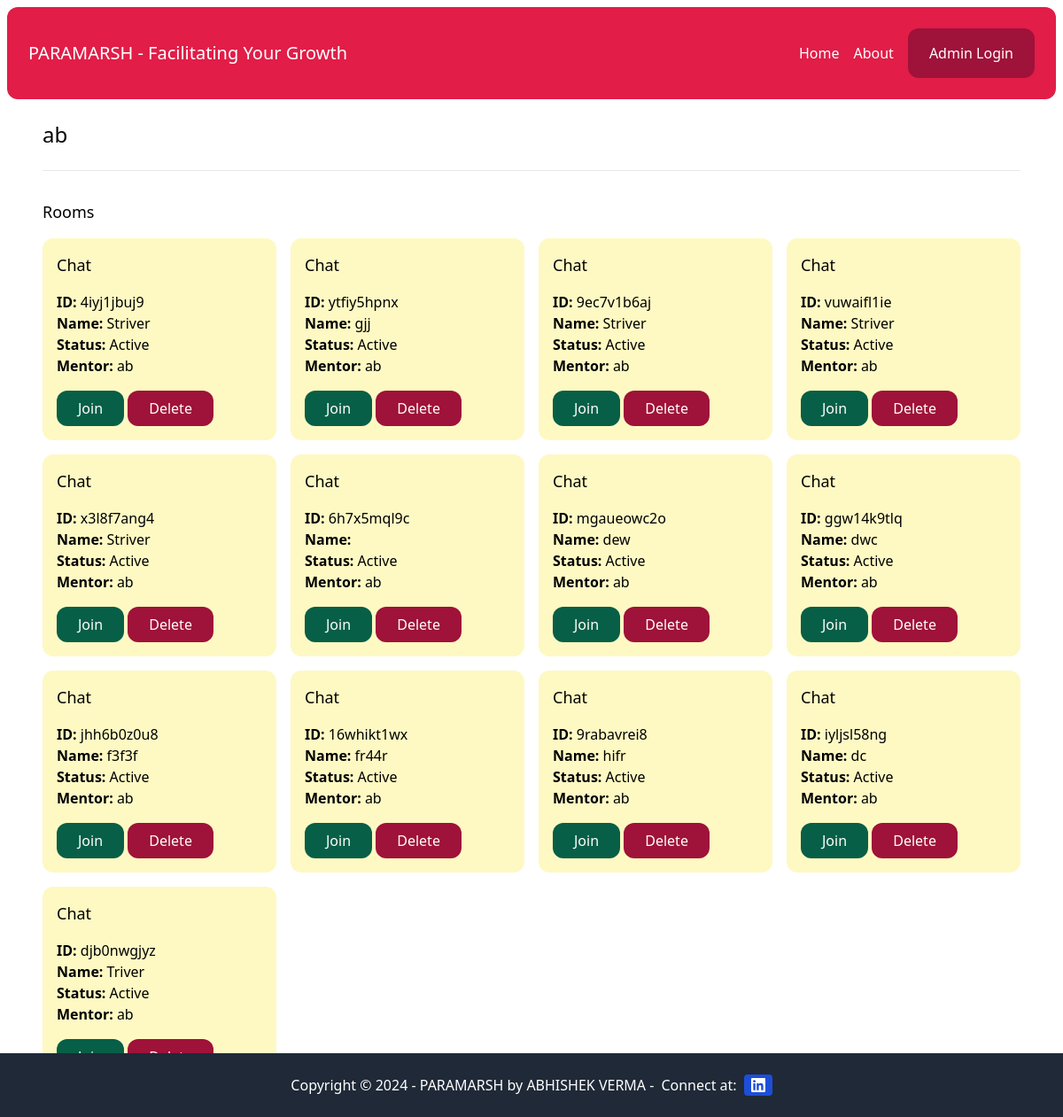
/chat-admin/users/b2f6ce52-0de4-406a-968a-b3bb3ac502b1/ (signed in), run on an earlier commit of the app's database.
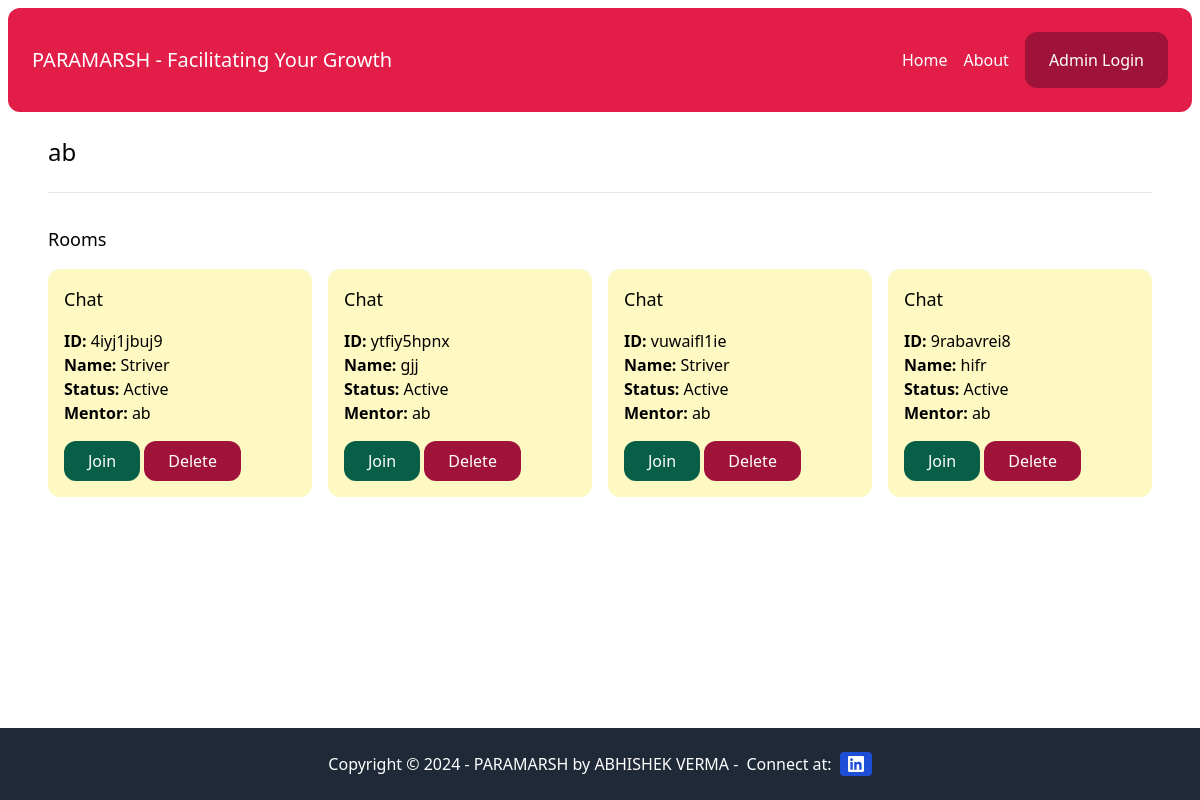
And on a later commit of the database.
### account/models.py (models this page shows)
class User(AbstractBaseUser, PermissionsMixin):
    MENTOR = 'mentor'
    MANAGER = 'manager'
    ROLES_CHOICES = (
        (MENTOR, 'Mentor'),
        (MANAGER, 'Manager'),
    )
    id = models.UUIDField(primary_key=True, default=uuid.uuid4, editable=False)
    email = models.EmailField(unique=True)
    name = models.CharField(max_length=255, blank=True, default='')
    role = models.CharField(max_length=20, choices=ROLES_CHOICES, default=MENTOR)
    is_active = models.BooleanField(default=True)
    is_superuser = models.BooleanField(default=False)
    is_staff = models.BooleanField(default=False)
    date_joined = models.DateTimeField(default=timezone.now)
    last_login = models.DateTimeField(blank=True, null=True)
    objects = CustomUserManager()
    USERNAME_FIELD = 'email'
    EMAIL_FIELD = 'email'
    REQUIRED_FIELDS = ['name']

### chat/models.py (models this page shows, shortened)
class Room(models.Model):
    WAITING = 'waiting'
    ACTIVE = 'active'
    CLOSED = 'closed'
    CHOICES_STATUS=(
        (WAITING, 'Waiting'),
        (ACTIVE, 'Active'),
        (CLOSED, 'Closed'),
    )
    uuid = models.CharField(max_length=255)
    student  =  models.CharField(max_length = 255)
    mentor = models.ForeignKey(User, related_name='rooms' , blank=True , null=True , on_delete=models.SET_NULL)
    messages = models.ManyToManyField(Message,blank=True)
    url =  models.CharField(max_length = 255,blank=True,null=True)
    status = models.CharField(max_length=20, choices=CHOICES_STATUS, default=WAITING)
    created_at = models.DateTimeField(auto_now_add=True)
    class Meta:
        ordering = ('-created_at',)  # here - bz we want the  newest message at the left most

### chat/views.py (the view)
# urls.py: path('chat-admin/users/<uuid:uuid>/', views.user_detail, name='user_detail'),
@login_required
def user_detail(request, uuid):
    user = User.objects.get(pk=uuid)
    rooms = user.rooms.all()
    return render(request, 'chat/user_detail.html', {
        'user': user,
        'rooms': rooms
    })

### chat/templates/chat/user_detail.html
{% extends 'core/base.html' %}
{% block content %}
    <h1 class="mb-6 text-2xl">{{ user.name }}</h1>
    <hr class="my-6">
    <div class="mt-8">
        <h2 class="mb-4 text-lg">Rooms</h2>
        {% include 'chat/partials/room_list.html' %}
    </div>
{% endblock %}

### core/templates/core/base.html (shortened to what this page needs)
{% load static %}
<!doctype html>
<html>
    <head>
        <link rel="stylesheet" type="text/css" href="{% static 'css/main.min.css' %}">
    </head>
    <body class="flex flex-col min-h-screen">
        <div class="p-2">
            <nav class="p-6 bg-rose-600 text-white flex justify-between items-center rounded-xl">
                <a href="{% url 'core:index' %}" class="text-xl">PARAMARSH - Facilitating Your Growth </a>
                <div class="flex items-center space-x-4">
                    <a href="{% url 'core:index' %}">Home</a>
                    <a href="{% url 'core:about' %}">About</a>
                    <a href="{% url 'account:login' %}" class="inline-block py-4 px-6 bg-rose-800 text-white rounded-xl">Admin Login</a>
                </div>
            </nav>
            <main class="flex-1 max-w-6xl mx-auto p-6">
                {% block content %}
                {% endblock %}
            </main>
        </div>
        <footer class="w-full fixed bottom-0 left-0 py-6 px-6 bg-gray-800 text-white text-center text-s">
            <div class="container mx-auto flex justify-center items-center space-x-2">
                <span>Copyright &copy; 2024 - PARAMARSH by ABHISHEK VERMA - </span>
                <span>Connect at:</span>
                <a href="https://www.linkedin.com/in/abhishekverma0313/" target="_blank" class="flex items-center bg-blue-700 text-white font-semibold py-1 px-2 rounded hover:bg-blue-800">
                </a>
            </div>
        </footer>
    </body>
</html>

### chat/templates/chat/partials/room_list.html
<div class="grid grid-cols-4 gap-4">
    {% for room in rooms %}
        <div class="p-4 rounded-xl {% if room.status == 'waiting' %}bg-emerald-100{% elif room.status == 'active' %}bg-yellow-100{% else %}bg-gray-100{% endif %}">
            <h3 class="mb-4 text-lg">Chat</h3>
            <p>
                <b>ID: </b>{{ room.uuid }}<br>
                <b>Name: </b>{{ room.student }}<br>
                <b>Status: </b>{{ room.get_status_display }}<br>
                <b>Mentor: </b>{% firstof room.mentor.name 'None yet...' %}
            </p>
            <a href="{% url 'chat:room' room.uuid %}" class="mt-4 inline-block py-2 px-6 bg-emerald-800 text-white rounded-xl">Join</a>
            <a href="{% url 'chat:delete_room' room.uuid %}" class="mt-4 inline-block py-2 px-6 bg-rose-800 text-white rounded-xl">Delete</a>
        </div>
    {% endfor %}
</div>

What changed in the data, as far as the page shows it:
removed Room: uuid "9ec7v1b6aj", student "Striver", status "Active", mentor.name "ab"
removed Room: uuid "x3l8f7ang4", student "Striver", status "Active", mentor.name "ab"
removed Room: uuid "6h7x5mql9c", status "Active", mentor.name "ab"
removed Room: uuid "mgaueowc2o", student "dew", status "Active", mentor.name "ab"
removed Room: uuid "ggw14k9tlq", student "dwc", status "Active", mentor.name "ab"
removed Room: uuid "jhh6b0z0u8", student "f3f3f", status "Active", mentor.name "ab"
removed Room: uuid "16whikt1wx", student "fr44r", status "Active", mentor.name "ab"
removed Room: uuid "iyljsl58ng", student "dc", status "Active", mentor.name "ab"
removed Room: uuid "djb0nwgjyz", student "Triver", status "Active", mentor.name "ab"
